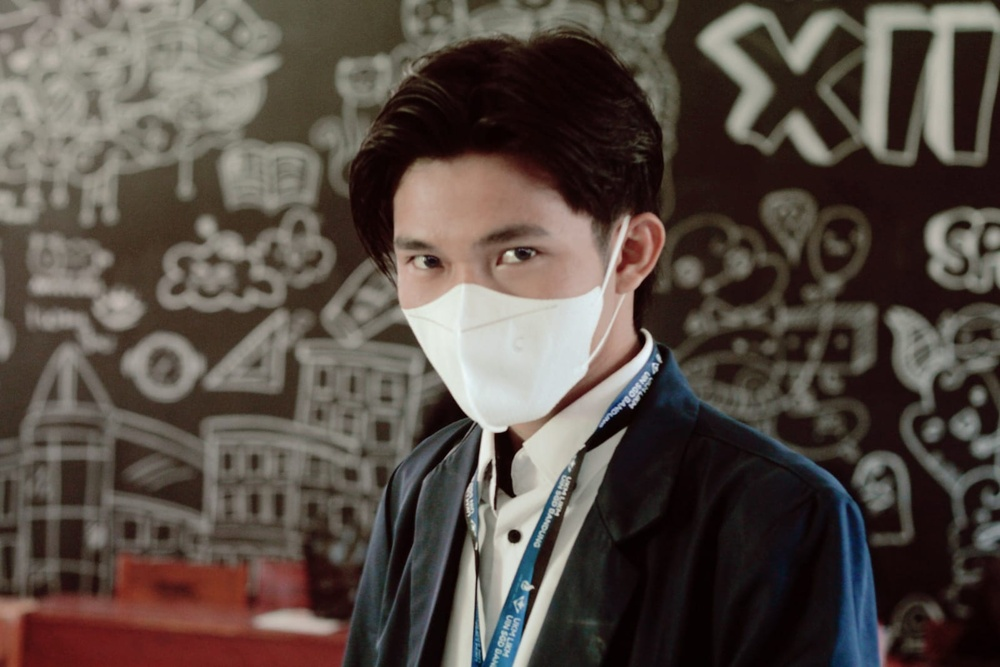
#> input picture ilham.jpg, 1000 x 667 px, shrunk from 1599 x 1066 before the run
$ jupyter execute 'Filter Batas.ipynb'   (shell and % lines are left out)
#> lines starting #> are read from the running program, lines starting #| are printed output that depends on the picture
[cell 1]
import matplotlib.pyplot as plt #grafik

from skimage import data #menggunakan modul data yang disediakan oleh pustaka skimage
from skimage.io import imread #untuk membaca gambar dari file ke dalam bentuk array NumPy
from skimage.color import rgb2gray #untuk mengimpor fungsi rgb2gray dari modul color dalam pustaka skimage (scikit-image)
import numpy as np #data dalam bentuk array
import cv2 #mengimpor gambar

[cell 2]
citra1 = imread(fname="ilham.jpg") #membaca gambar
#> citra1 is the input picture: shape (667, 1000, 3); mean R, G, B 87.1, 76.7, 69.8
citra1 = cv2.cvtColor(citra1,cv2.COLOR_RGB2GRAY)#untuk mengubah citra citra1 dari skala warna RGB menjadi skala abu-abu (grayscale)
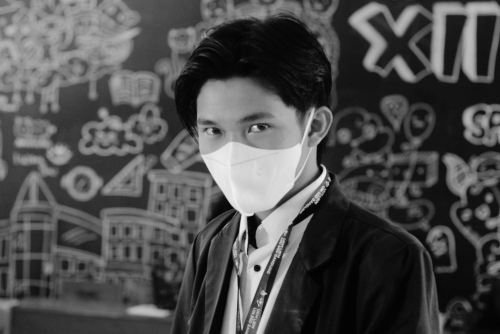
#> citra1: shape (667, 1000) (shown at 1/2 size); min 1, max 245, mean 79.1
citra2 = imread(fname="ilham.jpg")
citra2 = cv2.cvtColor(citra2,cv2.COLOR_RGB2GRAY)#untuk mengubah citra citra1 dari skala warna RGB menjadi skala abu-abu (grayscale)

#untuk mencetak (menampilkan) informasi tentang dimensi (jumlah baris dan kolom) citra
print('Shape citra 1 : ', citra1.shape)
#| Shape citra 1 :  (667, 1000)
print('Shape citra 1 : ', citra2.shape)
#| Shape citra 1 :  (667, 1000)

fig, axes = plt.subplots(1, 2, figsize=(10, 10))#untuk membuat objek gambar (figure) dan objek sumbu (axes) dalam bentuk grid dengan 1 baris dan 2 kolom, dengan ukuran (dimensi) gambar sebesar 10x10 inci.
ax = axes.ravel()#untuk meratakan (flatten) objek array

ax[0].imshow(citra1, cmap = 'gray')#Citra ditampilkan dalam skala abu-abu (grayscale)
ax[0].set_title("Citra 1")# judul
ax[1].imshow(citra2, cmap = 'gray')#Citra ditampilkan dalam skala abu-abu (grayscale)
ax[1].set_title("Citra 2")# judul
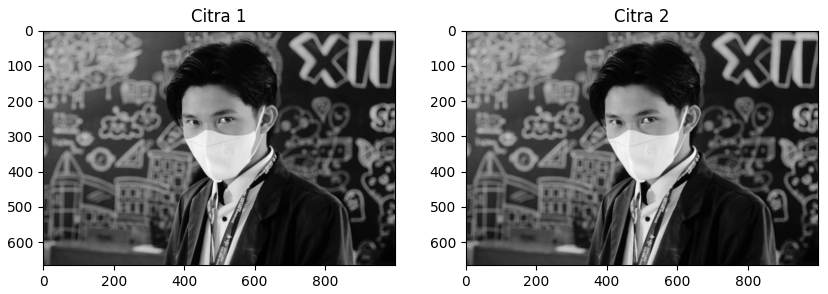
#> figure drawn by matplotlib, 2 panels

[cell 3]
#untuk membuat salinan citra
copyCitra1 = citra1.copy()
copyCitra2 = citra2.copy()

m1,n1 = copyCitra1.shape#untuk mengambil dimensi (jumlah baris dan kolom) dari citra dan menyimpannya dalam variabel m1 dan n1
output1 = np.empty([m1, n1])#untuk membuat array kosong dengan dimensi [m1, n1] menggunakan fungsi empty() dari modul NumPy

m2,n2 = copyCitra2.shape #untuk mengambil dimensi (jumlah baris dan kolom) dari citra
output2 = np.empty([m2, n2])#untuk membuat array kosong dengan dimensi [m1, n1] menggunakan fungsi empty() dari modul NumPy
print('Shape copy citra 1 : ', copyCitra1.shape)#untuk mencetak (menampilkan) informasi tentang dimensi (jumlah baris dan kolom) dari citra salinan
#| Shape copy citra 1 :  (667, 1000)
print('Shape output citra 1 : ', output1.shape)
#| Shape output citra 1 :  (667, 1000)


# untuk mencetak (menampilkan) nilai dari variabel
print('m1 : ',m1)
#| m1 :  667
print('n1 : ',n1)
#| n1 :  1000
print()

print('Shape copy citra 2 : ', copyCitra2.shape)#untuk mencetak (menampilkan) informasi tentang dimensi (jumlah baris dan kolom) dari citra salinan
#| Shape copy citra 2 :  (667, 1000)
print('Shape output citra 3 : ', output2.shape)
#| Shape output citra 3 :  (667, 1000)
# untuk mencetak (menampilkan) nilai dari variabel
print('m2 : ',m2)
#| m2 :  667
print('n2 : ',n2)
#| n2 :  1000
print()

[cell 4]
for baris in range(0, m1-1): # untuk melakukan iterasi (perulangan) pada range nilai dari 0 hingga m1-1, di mana m1 adalah jumlah baris citra
    for kolom in range(0, n1-1):# untuk melakukan iterasi (perulangan) pada range nilai dari 0 hingga m1-1, di mana m1 adalah jumlah kolom citra

        a1 = baris
        b1 = kolom

        arr = np.array([copyCitra1[a1-1, b1-1], copyCitra1[a1-1, b1], copyCitra1[a1, b1+1], \
            copyCitra1[a1, b1-1], copyCitra1[a1, b1+1], copyCitra1[a1+1, b1-1],  \
            copyCitra1[a1+1, b1], copyCitra1[a1+1, b1+1]])

        minPiksel = np.amin(arr);
        maksPiksel = np.amax(arr);

        if copyCitra1[baris, kolom] < minPiksel : #digunakan untuk mengevaluasi kondisi apakah nilai piksel pada posisi (baris, kolom) dalam citra copyCitra1 lebih kecil dari nilai minPiksel
            output1[baris, kolom] = minPiksel #digunakan untuk menetapkan nilai minPiksel pada posisi (baris, kolom) dalam array output1
        else :
            if copyCitra1[baris, kolom] > maksPiksel :
                output1[baris, kolom] = maksPiksel
            else :
                output1[baris, kolom] = copyCitra1[baris, kolom]
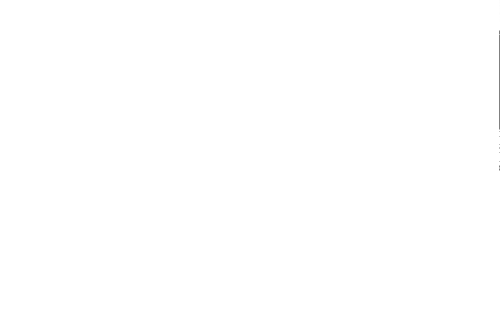
#> output1: shape (667, 1000) float64 (shown at 1/2 size); 0.03% of the values are NaN or infinite; the others: min -5.57e+307, max 1.41e+277, mean -1.27e+302; drawn with min black, max white, NaN and infinite black

[cell 5]
for baris1 in range(0, m2-1): #untuk melakukan iterasi (perulangan) pada range nilai dari 0 hingga m2-1, di mana m2 adalah jumlah baris citra
    for kolom1 in range(0, n2-1):

        a1 = baris1
        b1 = kolom1

        arr = np.array([copyCitra2[a1-1, b1-1], copyCitra2[a1-1, b1], copyCitra2[a1, b1+1], \
            copyCitra2[a1, b1-1], copyCitra2[a1, b1+1], copyCitra2[a1+1, b1-1],  \
            copyCitra2[a1+1, b1], copyCitra2[a1+1, b1+1]])

        minPiksel = np.amin(arr);
        maksPiksel = np.amax(arr);

        if copyCitra2[baris1, kolom1] < minPiksel : #digunakan untuk mengevaluasi kondisi apakah nilai piksel pada posisi (baris, kolom) dalam citra copyCitra1 lebih kecil dari nilai minPiksel
            output2[baris1, kolom1] = minPiksel #digunakan untuk menetapkan nilai minPiksel pada posisi (baris, kolom) dalam array outpu
        else :
            if copyCitra2[baris1, kolom1] > maksPiksel :
                output2[baris1, kolom1] = maksPiksel
            else :
                output2[baris1, kolom1] = copyCitra2[baris1, kolom1]

[cell 6]
fig, axes = plt.subplots(2, 2, figsize=(10, 10)) #untuk membuat objek gambar (figure) dan objek sumbu (axes) dalam bentuk grid dengan 2 baris dan 2 kolom, dengan ukuran (dimensi) gambar sebesar 10x10 inci
ax = axes.ravel() #untuk meratakan (flatten) objek array

ax[0].imshow(citra1, cmap = 'gray')#untuk menampilkan citra citra1 pada sumbu (axis) dengan indeks 0 dari objek axes
ax[0].set_title("Input Citra 1")

ax[1].imshow(citra2, cmap = 'gray')#untuk menampilkan citra citra1 pada sumbu (axis) dengan indeks 0 dari objek axes
ax[1].set_title("Input Citra 2")

ax[2].imshow(output1, cmap = 'gray')#untuk menampilkan citra citra1 pada sumbu (axis) dengan indeks 0 dari objek axes
ax[2].set_title("Output Citra 1")

ax[3].imshow(output2, cmap = 'gray')#untuk menampilkan citra citra1 pada sumbu (axis) dengan indeks 0 dari objek axes
ax[3].set_title("Output Citra 2")
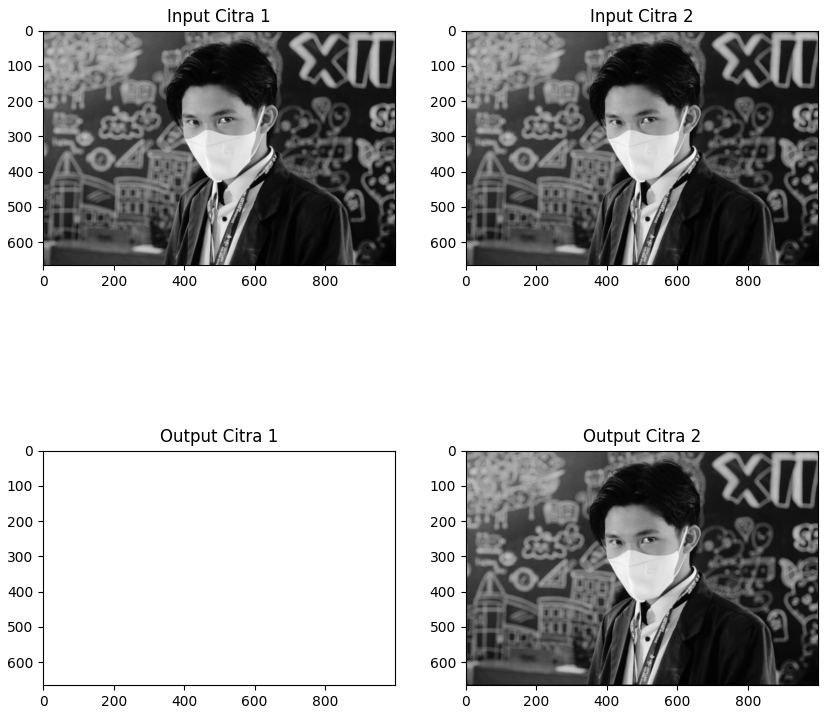
#> figure drawn by matplotlib, 4 panels

$ run again, with giving.jpg copied over ilham.jpg
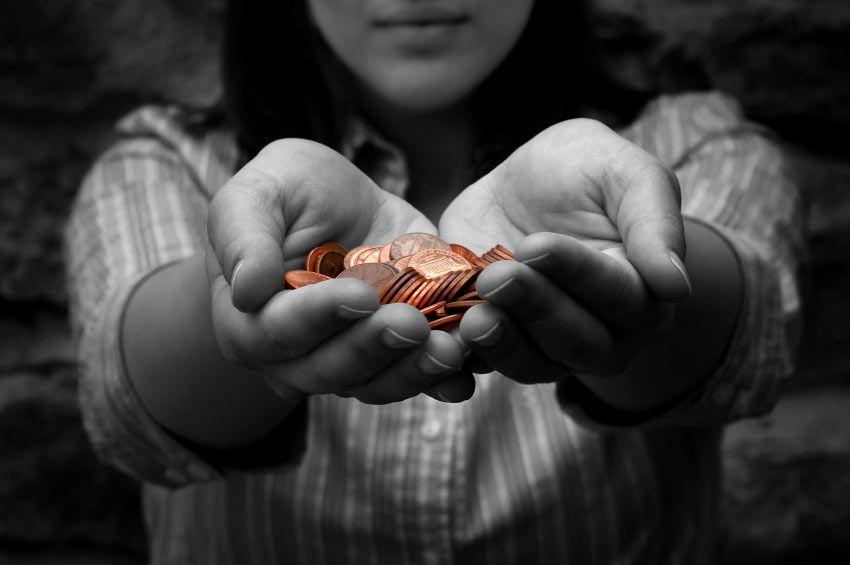
#> input picture giving.jpg, 850 x 565 px
#> citra1 is the input picture: shape (565, 850, 3); mean R, G, B 57.8, 56.7, 56.3
#> citra1: shape (565, 850)
#| Shape citra 1 :  (565, 850)
#| Shape citra 1 :  (565, 850)
#> `[cell 2] citra1 = imread(fname="ilham.jpg") #membaca gambar citra1 = c..`:
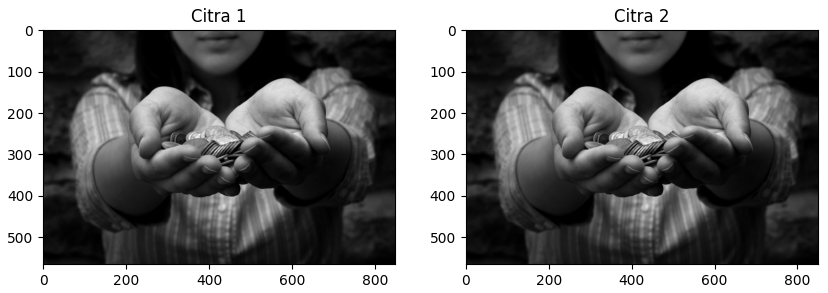
#> figure drawn by matplotlib, 2 panels
#| Shape copy citra 1 :  (565, 850)
#| Shape output citra 1 :  (565, 850)
#| m1 :  565
#| n1 :  850
#| Shape copy citra 2 :  (565, 850)
#| Shape output citra 3 :  (565, 850)
#| m2 :  565
#| n2 :  850
#> `[cell 6] fig, axes = plt.subplots(2, 2, figsize=(10, 10)) #untuk membu..`:
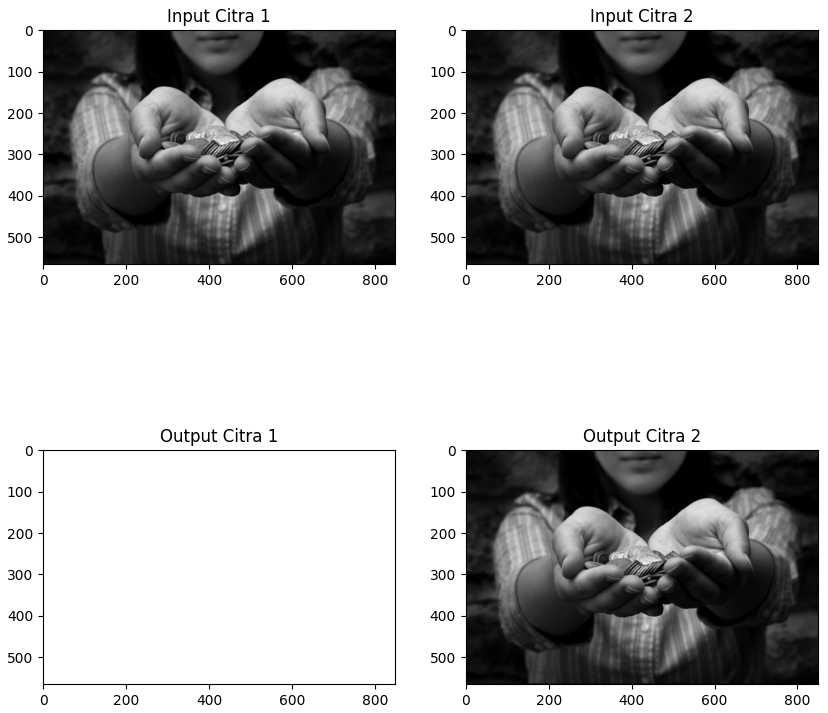
#> figure drawn by matplotlib, 4 panels

$ run again, with maulana.jpg copied over ilham.jpg
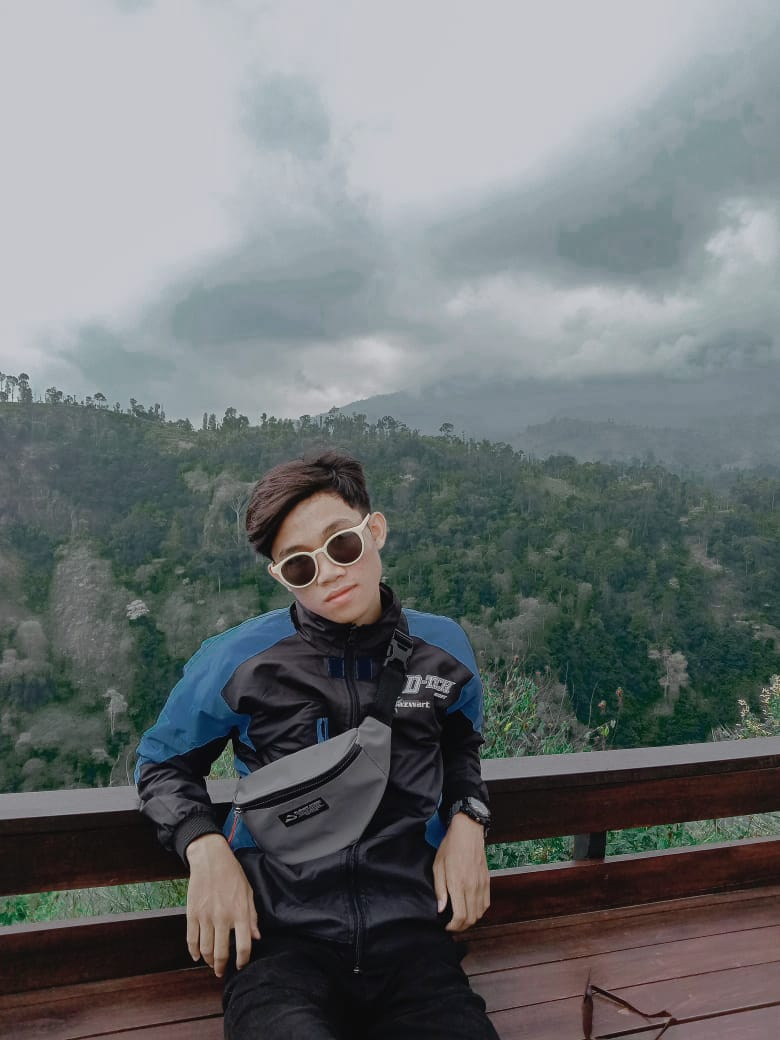
#> input picture maulana.jpg, 780 x 1040 px
#> citra1 is the input picture: shape (1040, 780, 3); mean R, G, B 108.4, 113.3, 114.6
#> citra1: shape (1040, 780)
#| Shape citra 1 :  (1040, 780)
#| Shape citra 1 :  (1040, 780)
#> `[cell 2] citra1 = imread(fname="ilham.jpg") #membaca gambar citra1 = c..`:
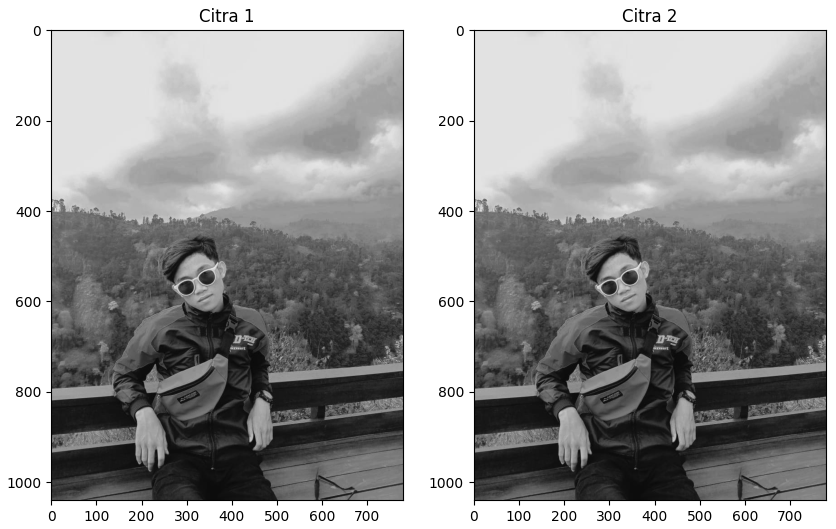
#> figure drawn by matplotlib, 2 panels
#| Shape copy citra 1 :  (1040, 780)
#| Shape output citra 1 :  (1040, 780)
#| m1 :  1040
#| n1 :  780
#| Shape copy citra 2 :  (1040, 780)
#| Shape output citra 3 :  (1040, 780)
#| m2 :  1040
#| n2 :  780
#> `[cell 6] fig, axes = plt.subplots(2, 2, figsize=(10, 10)) #untuk membu..`:
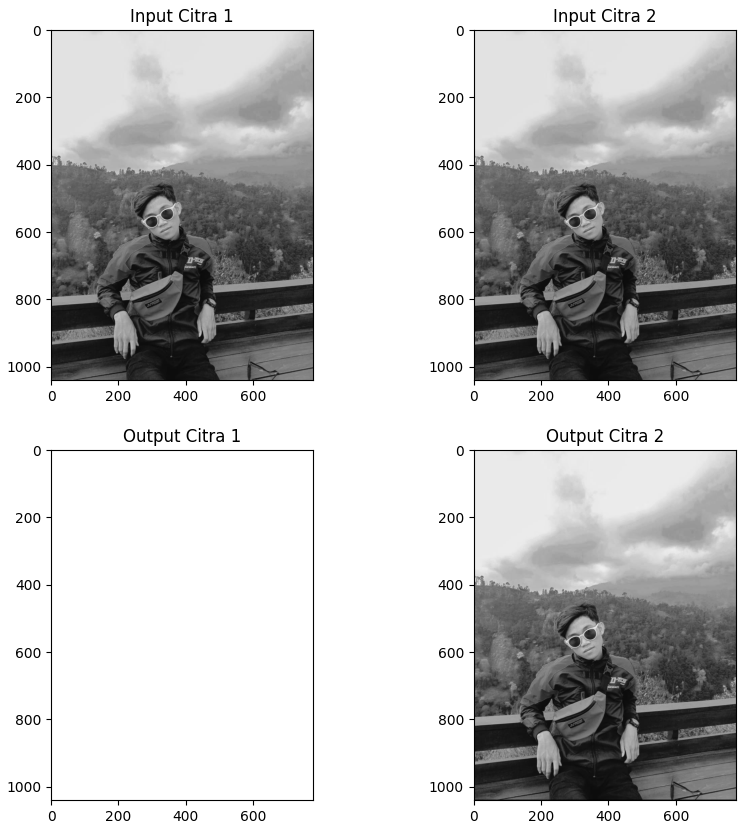
#> figure drawn by matplotlib, 4 panels
